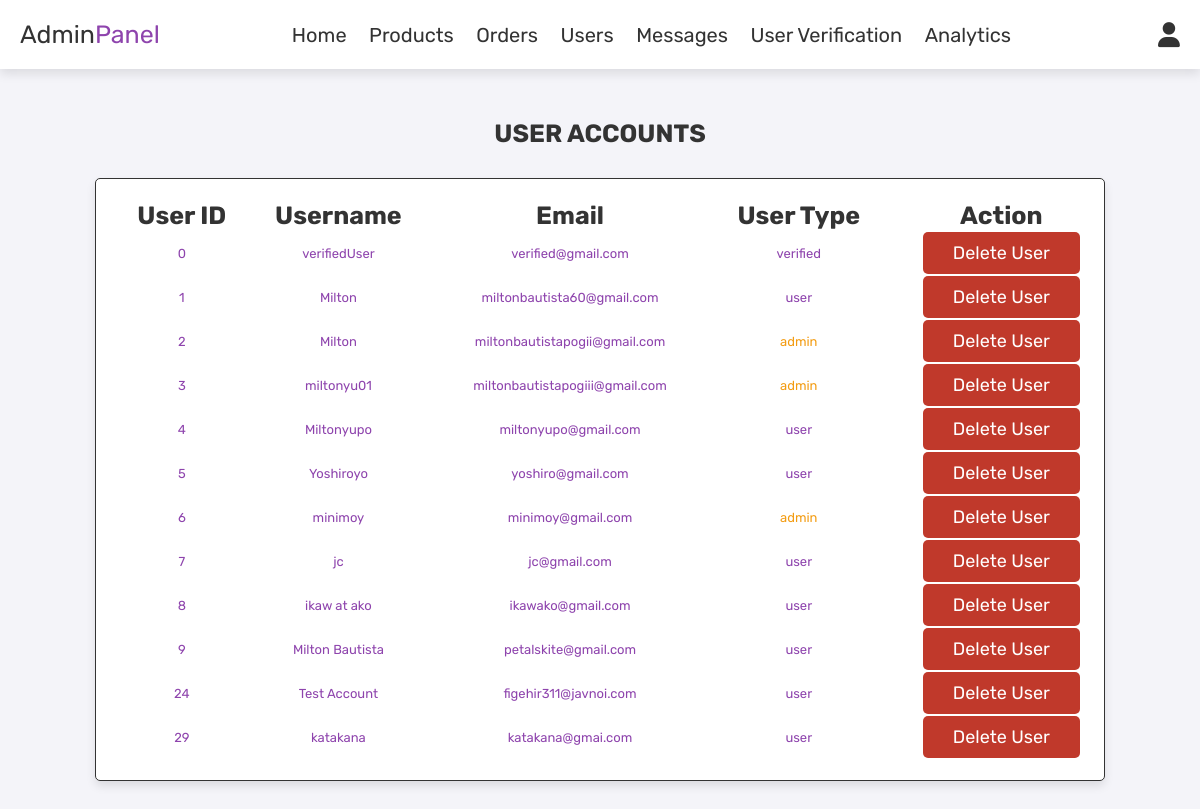
Page /admin_users.php (signed in) on the earlier database version.
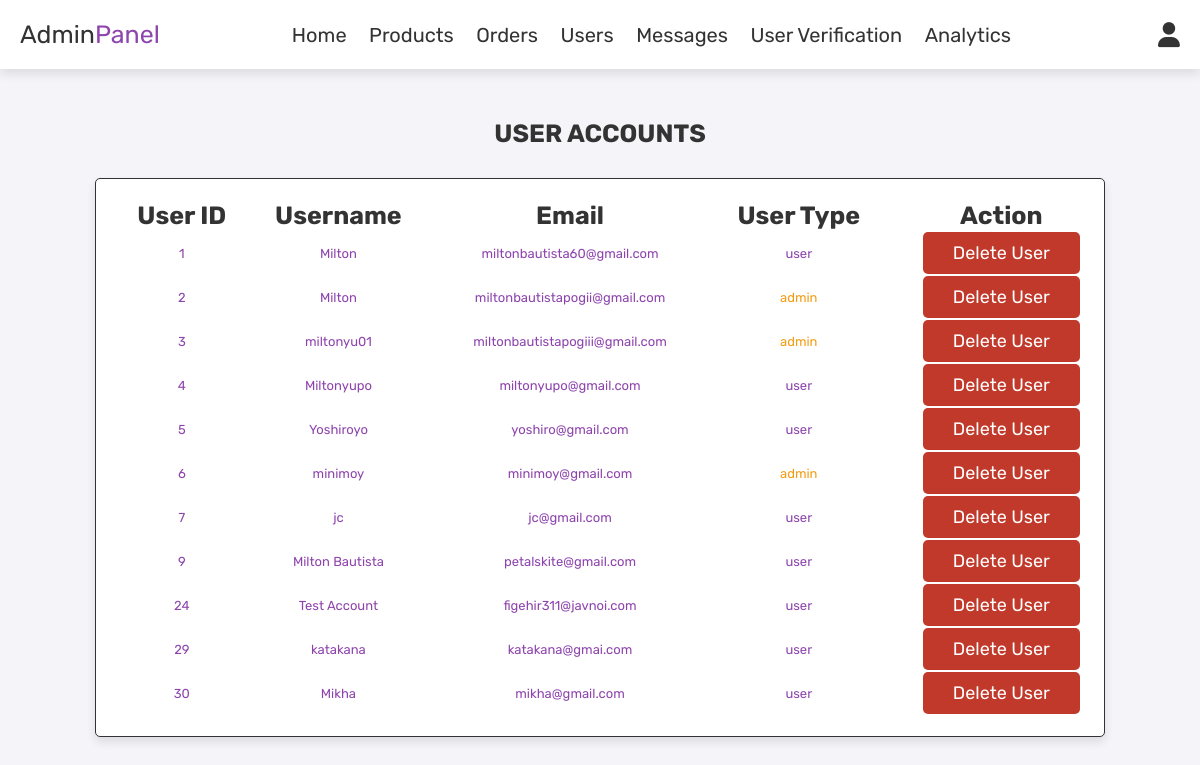
Same page on the later database version.
### tables this page shows
CREATE TABLE `users` (
  `id` int(100) NOT NULL,
  `name` varchar(100) NOT NULL,
  `email` varchar(100) NOT NULL,
  `password` varchar(100) NOT NULL,
  `user_type` varchar(20) NOT NULL DEFAULT 'user',
  `birthdate` date DEFAULT NULL,
  `bookshop_name` varchar(100) DEFAULT NULL,
  `gender` varchar(10) DEFAULT NULL,
  `contact_no` varchar(20) NOT NULL,
  `bookwishlist1` varchar(100) NOT NULL,
  `bookwishlist2` varchar(100) NOT NULL,
  `image` varchar(255) DEFAULT '',
  `verified` tinyint(1) DEFAULT 0,
  `otp` varchar(10) DEFAULT NULL,
  `otp_expiration` datetime DEFAULT NULL,
  `reset_token` varchar(255) DEFAULT NULL,
  `reset_expiration` datetime DEFAULT NULL
);

### admin_users.php (the view, shortened to what this page needs)
<?php
include 'config.php';
?>
<!DOCTYPE html>
<html lang="en">
<head>
   <link rel="stylesheet" href="https://cdnjs.cloudflare.com/ajax/libs/font-awesome/6.0.0/css/all.min.css">
   <link rel="stylesheet" href="css/admin-section/admin_style.css">
</head>
<body>
<?php include 'admin_header.php'; ?>
<section class="users">
   <h1 class="title"> user accounts </h1>
   <div class="box-container">
   <?php
      $select_users = mysqli_query($conn, "SELECT * FROM `users`") or die('query failed');
   ?>
   <div class="box">
   <table>
      <thead>
         <tr>
            <p><th>User ID</th></p>
            <p><th>Username</th></p>
            <p><th>Email</th></p>
            <p><th>User Type</th></p>
            <p><th>Action</th></p>
         </tr>
      </thead>
      <tbody>
         <?php
            while($fetch_users = mysqli_fetch_assoc($select_users)){
         ?>
         <tr>
            <td><?php echo $fetch_users['id']; ?></td>
            <td><?php echo $fetch_users['name']; ?></td>
            <td><?php echo $fetch_users['email']; ?></td>
            <td style="color:<?php if($fetch_users['user_type'] == 'admin'){ echo 'var(--orange)'; } ?>"><?php echo $fetch_users['user_type']; ?></td>
            <td><a href="admin_users.php?delete=<?php echo $fetch_users['id']; ?>" onclick="return confirm('delete this user?');" class="delete-btn">Delete User</a></td>
         </tr>
         <?php
            };
         ?>
      </tbody>
   </table>
   </div>
</div>
</section>
</body>
</html>

Differences in the rows shown:
removed users: id "0", name "verifiedUser", email "verified@gmail.com", user_type "verified"
removed users: id "8", name "ikaw at ako", email "ikawako@gmail.com", user_type "user"
added users: id "30", name "Mikha", email "mikha@gmail.com", user_type "user"
